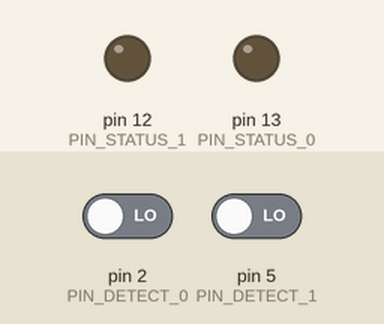
The sketch below on a simulated Arduino Uno, built with avr-gcc and run on an emulated ATmega328P. Parts: output pins drawn as LEDs (lit = HIGH). Inputs (shaded band) come from the test bench; at power-on: pin 2 (PIN_DETECT_0) LOW, pin 5 (PIN_DETECT_1) LOW.

Above: at 1.2 s.
1.3 s: pin 2 (PIN_DETECT_0) driven HIGH
At 1.6 s:
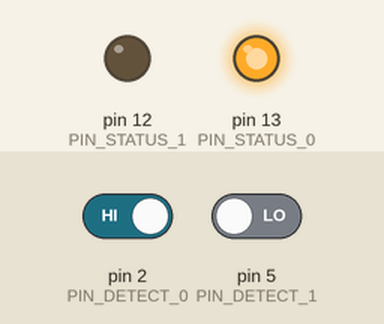
2.8 s: pin 5 (PIN_DETECT_1) driven HIGH
At 4.0 s:
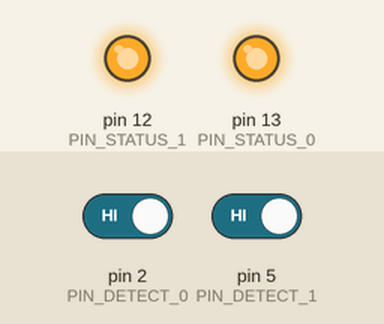
4.3 s: pin 2 (PIN_DETECT_0) driven LOW
At 5.1 s:
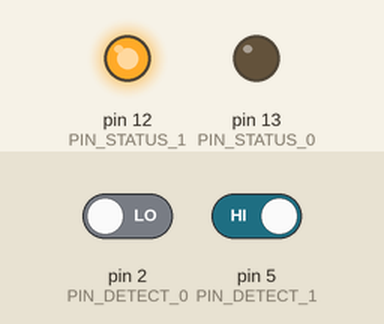
5.8 s: pin 5 (PIN_DETECT_1) driven LOW
At 6.3 s:
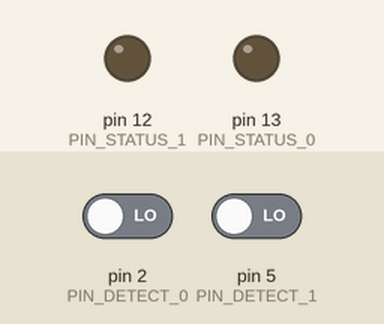
Timing chart, 0 to 8.3 s (numbered marks = the images above; inputs shaded):
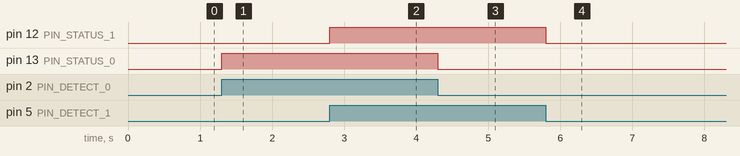

The sketch:

trips.ino
```cpp
#include <IRremote.h>

#define PIN_IR 3
#define PIN_DETECT_0 2
#define PIN_DETECT_1 5
#define PIN_STATUS_0 13
#define PIN_STATUS_1 12

IRsend irsend;
void setup()
{
  pinMode(PIN_DETECT_0, INPUT);
  pinMode(PIN_DETECT_1, INPUT);
  pinMode(PIN_STATUS_0, OUTPUT);
  pinMode(PIN_STATUS_1, OUTPUT);
  Serial.begin(9600);
  irsend.enableIROut(38);
  irsend.mark(0);
}

void loop() {
    digitalWrite(PIN_STATUS_0, digitalRead(PIN_DETECT_0));
    digitalWrite(PIN_STATUS_1, digitalRead(PIN_DETECT_1));
}
```

Measured:
- after the input at 1.3 s, pin 13 (PIN_STATUS_0): LOW → HIGH at once
- after the input at 2.8 s, pin 12 (PIN_STATUS_1): LOW → HIGH at once
- after the input at 4.3 s, pin 13 (PIN_STATUS_0): HIGH → LOW at once
- after the input at 5.8 s, pin 12 (PIN_STATUS_1): HIGH → LOW at once
